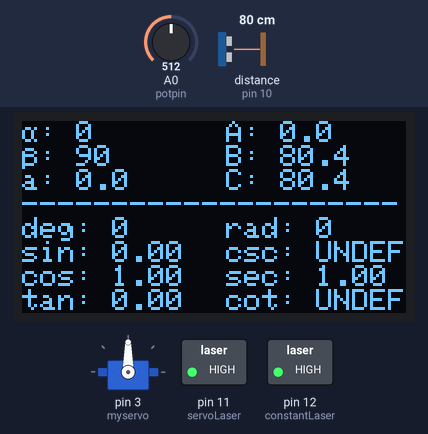
This sketch was run on a simulated Arduino Uno, built with avr-gcc and run on an emulated ATmega328P. Parts: servo, 128×64 one-colour display, switched loads named in the sketch (green lamp = pin HIGH). Wiring (inferred from the names in the program): ultrasonic range finder: trigger pin 9; echo pin 10. The inputs (shaded band) are chosen by the test bench; at power-on: A0 (potpin) = 512, distance to the obstacle (sensor on pin 10) 80 cm. The echo pulse lasts 58.3 µs per cm; pins used as bus, display or sensor lines are not drawn; what the sketch prints to the serial monitor is not drawn.

Above: at 1.6 s.
1.7 s: A0 (potpin) set to 527
At 3.2 s:
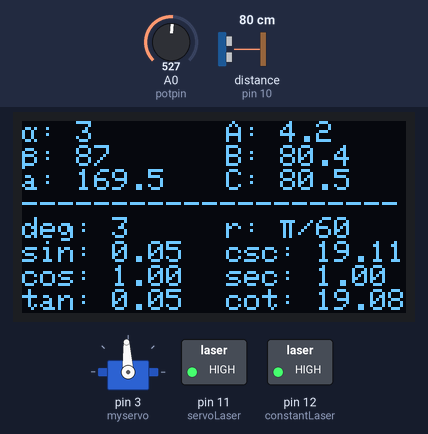
3.5 s: A0 (potpin) set to 306
At 5.0 s:
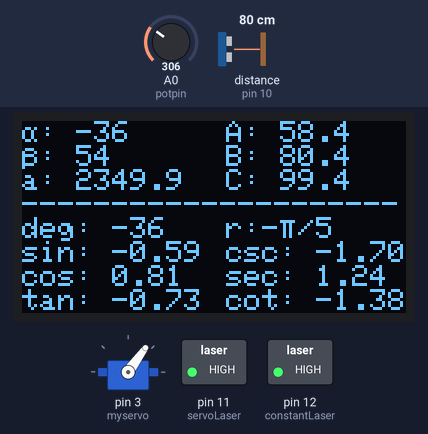
5.5 s: A0 (potpin) set to 166
At 6.8 s:
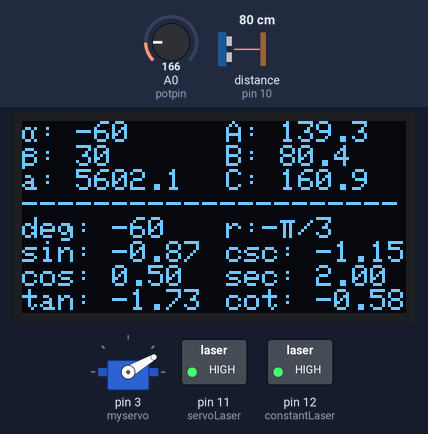
7.5 s: A0 (potpin) set to 147
At 8.6 s:
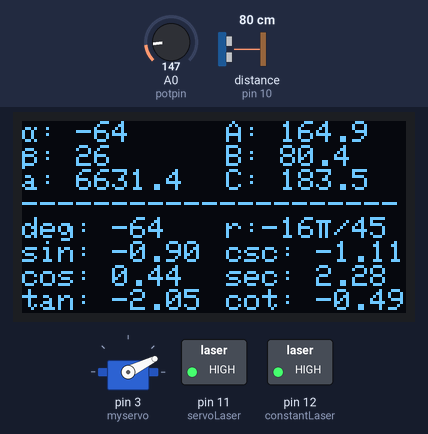
9.6 s: A0 (potpin) set to 290
At 10.5 s:
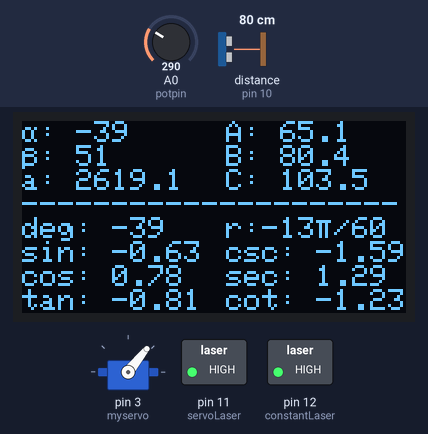
11.6 s: A0 (potpin) set to 303
At 13.5 s:
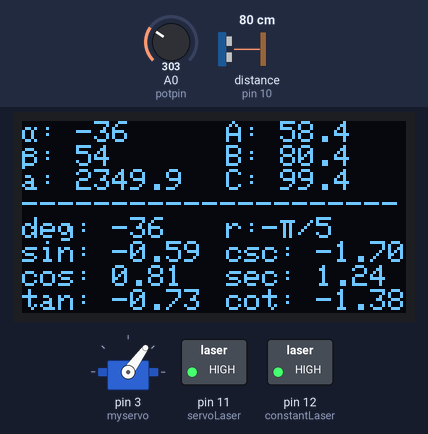
Timing chart, 0 to 14.6 s (numbered marks = the images above; inputs shaded):
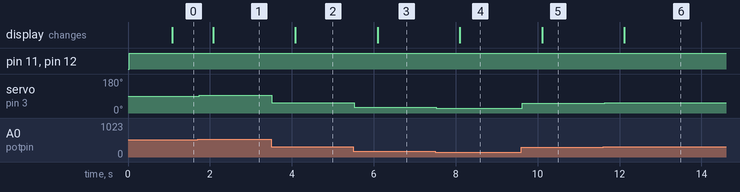

Measured:
- the behaviour switches between 514 and 515 on A0 (potpin) (found by bisection; images 0 and 1)
- the behaviour switches between 166 and 165 on A0 (potpin) (found by bisection; images 3 and 4)
- the behaviour switches between 302 and 303 on A0 (potpin) (found by bisection; images 5 and 6)
- after the input at 1.7 s, servo on pin 3 (myservo): 90° → 93° at once; the display: changes after 0.38 s (image 1)
- after the input at 3.5 s, servo on pin 3 (myservo): 93° → 54° at once; the display: changes after 0.59 s (image 2)
- after the input at 5.5 s, servo on pin 3 (myservo): 54° → 30° at once; the display: changes after 0.60 s (image 3)
- after the input at 7.5 s, servo on pin 3 (myservo): 30° → 26° at once; the display: changes after 0.60 s (image 4)
- after the input at 9.6 s, servo on pin 3 (myservo): 26° → 51° at once; the display: changes after 0.51 s (image 5)
- after the input at 11.6 s, servo on pin 3 (myservo): 51° → 54° at once; the display: changes after 0.52 s (image 6)

The sketch:

_rmf_not_off_testing.ino
```cpp
#include <Servo.h>
#include <Wire.h>
#include <Adafruit_GFX.h>
#include <Adafruit_SH1106.h>
#include <Keypad.h>
#include <EEPROM.h>

int potpin = 0;
int val;
Servo myservo;

const int trigPin = 9;
const int echoPin = 10;

//laser pins
const int servoLaser = 11;
const int constantLaser = 12;

const float rad = 0.01745329252;
unsigned long previousMillis = 0;
const unsigned long interval = 1000;

//oled displays
#define OLED_RESET -1
Adafruit_SH1106 display(OLED_RESET);

#define SCREEN_WIDTH 128
#define SCREEN_HEIGHT 64

//keypad variables
const byte ROWS = 1;
const byte COLS = 3;

char keys[ROWS][COLS] = {
  { '1', '2', '3' }
};

byte rowPins[ROWS] = { 4 };
byte colPins[COLS] = { 5, 6, 7 };

Keypad keypad = Keypad(makeKeymap(keys), rowPins, colPins, ROWS, COLS);

//extra variables
int button = 50;
bool paused = false;


void setup() {
  Serial.begin(9600);

  myservo.attach(3);  // servo to pin 3

  //ultrasonic sensor
  pinMode(trigPin, OUTPUT);
  pinMode(echoPin, INPUT);

  //servo
  pinMode(servoLaser, OUTPUT);
  pinMode(constantLaser, OUTPUT);

  //oled displays
  display.begin(SH1106_SWITCHCAPVCC, 0x3C);
  display.clearDisplay();
}


void loop() {
  unsigned long currentMillis = millis();

  //on the lasers
  digitalWrite(servoLaser, HIGH);
  digitalWrite(constantLaser, HIGH);

  // Read the potentiometer
  val = analogRead(potpin);
  val = map(val, 0, 1023, 1, 180);

  // distance variables
  long duration;
  float distance;

  //measuring distance
  digitalWrite(trigPin, LOW);
  delayMicroseconds(2);
  digitalWrite(trigPin, HIGH);
  delayMicroseconds(10);
  digitalWrite(trigPin, LOW);
  duration = pulseIn(echoPin, HIGH);
  distance = ((duration / 2) / 29.1) + 0.6;  // add 0.6 for the average deviation

  //Negating the Angle
  int ang = 0;
  if (val >= 90 && val < 180) {
    ang = val - 90;
  } else if (val >= 180) {
    ang = 89;
  } else {
    ang = -1 * (90 - val);
  }

  //Height and Hypotenuse Variables
  float height = (distance) * (tan(ang * rad));
  float hypotenuse = sqrt(pow(height, 2) + pow(distance, 2));

  //absolute value the negative height
  if (ang < 0) {
    height = -1 * height;
  }

  char key = keypad.getKey();
  int state = int(key);

  // Print values every one second
  if (currentMillis - previousMillis >= interval) {
    previousMillis = currentMillis;

    //Trigonometric Ratios Formula
    float sinx = sin(ang * rad);
    float cosx = cos(ang * rad);
    float tanx = tan(ang * rad);
    float cscx = 1 / sinx;
    float secx = 1 / cosx;
    float cotx = 1 / tanx;

    //Radians Calculation
    int degrees = abs(ang);
    float radians = degrees * 3.14159 / 180.0;

    // Calculate Fraction Form
    int numerator = round(radians * 180.0 / 3.14159);
    int denominator = 180;

    // Find the greatest common divisor
    int gcd = findGCD(numerator, denominator);

    // Simplify the fraction
    numerator /= gcd;
    denominator /= gcd;

    //area of triangle
    float area = 0.5 * (distance * height);


    //save button
    //saveMeasurements();


    //main function or measuring - button 3
    if (ang == 0) {
      zeroAngle(ang, distance, height, hypotenuse, sinx, cosx, secx, tanx);  //zero angle display
      radianAngle(ang, numerator, denominator);                              //radian conversion

      test(ang, height, distance, hypotenuse);
    }

    else {
      notZeroAngle(ang, area, height, distance, hypotenuse, sinx, cosx, tanx, cscx, secx, cotx);  //notzeroangle display
      radianAngle(ang, numerator, denominator);                                                   //radian conversion

      test(ang, height, distance, hypotenuse);
    }

    //convert function here button 2
    //convertMeasurements();


  }
  myservo.write(val);
  delay(15);  //writing the servo with little delay

  display.display();  //oled refresh
}

// Function to find the greatest common divisor (Euclidean algorithm)
int findGCD(int a, int b) {
  while (b != 0) {
    int temp = b;
    b = a % b;
    a = temp;
  }
  return a;
}
```

button_func.ino
```cpp
void saveMeasurements() {


}

void convertMeasurements(int ang, float distance, float height, float perimeter) {
  float hypotenuse = sqrt(pow(EEPROM.get(2, height), 2) + pow(EEPROM.get(1, distance), 2));
  float area = 0.5 * (EEPROM.get(1, distance) * EEPROM.get(2, height));

  display.clearDisplay();
  display.setTextSize(1);
  display.setTextColor(WHITE);

  display.setCursor(20, 0);
  display.print("DISTANCE");
  display.setCursor(82, 0);
  display.print("HEIGHT");


  display.setCursor(0, 8);
  display.print("====================");
  display.setCursor(0, 16);
  display.print("cm");
  display.setCursor(2, 24);
  display.print("m");
  display.setCursor(0, 32);
  display.print("in");
  display.setCursor(0, 40);
  display.print("ft");
  display.setCursor(2, 48);
  display.print("a");
  display.setCursor(2, 56);
  display.print("p");

  //distance
  display.setCursor(28, 16);
  display.print(String(EEPROM.get(1, distance), 1));
  display.setCursor(28, 24);
  display.print(String(EEPROM.get(1, distance) / 100, 1));
  display.setCursor(28, 32);
  display.print(String(EEPROM.get(1, distance) / 2.54, 1));
  display.setCursor(28, 40);
  display.print(String(EEPROM.get(1, distance) / 30.48, 1));
  display.setCursor(28, 48);
  display.print(String(area / 100, 1));
  display.setCursor(28, 56);
  display.print(String(EEPROM.get(6, perimeter) / 100, 1));


  //height
  display.setCursor(84, 16);
  display.print(String(EEPROM.get(2, height), 1));
  display.setCursor(84, 24);
  display.print(String(EEPROM.get(2, height) / 100, 1));
  display.setCursor(84, 32);
  display.print(String(EEPROM.get(2, height) / 2.54, 1));
  display.setCursor(84, 40);
  display.print(String(EEPROM.get(2, height) / 30.48, 1));

  display.display();
}
```

solve_func.ino
```cpp
//diplay text for angles equivalent to zero
void zeroAngle(int ang, float distance, float height, float hypotenuse, float sinx, float cosx, float secx, float tanx) {
  //initialize lcd
  display.clearDisplay();
  display.setTextSize(1);
  display.setTextColor(WHITE);

  //group 1 display
  display.setCursor(0, 0);
  display.write(223);  //alpha symbol
  display.print(": " + String(ang));
  display.setCursor(0, 8);
  display.write(224);  //beta symbol
  display.print(": " + String(90 - abs(ang)));
  display.setCursor(0, 16);
  display.print("a: 0.0");

  //group 2 display
  display.setCursor(68, 0);
  display.print("A: 0.0");
  display.setCursor(68, 8);
  display.print("B: " + String(distance, 1));
  display.setCursor(68, 16);
  display.println("C: " + String(hypotenuse, 1));

  display.setCursor(0, 24);
  display.print("---------------------");

  //degree display
  display.setCursor(0, 32);
  display.print("deg: " + String(ang));


  //ratios display
  //sines
  display.setCursor(0, 40);
  display.print("sin: " + String(sinx, 2));
  display.setCursor(68, 40);
  display.print("csc: UNDEF");

  //cosines
  display.setCursor(0, 48);
  display.print("cos: " + String(cosx, 2));
  display.setCursor(68, 48);
  display.print("sec: " + String(secx, 2));

  //tans
  display.setCursor(0, 56);
  display.print("tan: " + String(tanx, 2));
  display.setCursor(68, 56);
  display.print("cot: UNDEF");
}

//display text for non zero angles
void notZeroAngle(int ang, float area, float height, float distance, float hypotenuse, float sinx, float cosx, float tanx, float cscx, float secx, float cotx) {
  //initialize lcd
  display.clearDisplay();
  display.setTextSize(1);
  display.setTextColor(WHITE);

  //group 1 display
  display.setCursor(0, 0);
  display.write(223);  //alpha symbol
  display.print(": " + String(ang));
  display.setCursor(0, 8);
  display.write(224);  //beta symbol
  display.print(": " + String(90 - abs(ang)));
  display.setCursor(0, 16);
  display.print("a: " + String(area, 1));

  //group 2 display
  display.setCursor(68, 0);
  display.print("A: " + String(height, 1));
  display.setCursor(68, 8);
  display.print("B: " + String(distance, 1));
  display.setCursor(68, 16);
  display.println("C: " + String(hypotenuse, 1));

  display.setCursor(0, 24);
  display.print("---------------------");

  //degree display
  display.setCursor(0, 32);
  display.print("deg: " + String(ang));

  //ratios display
  //sines
  display.setCursor(0, 40);
  display.print("sin: " + String(sinx, 2));
  display.setCursor(68, 40);
  display.print("csc: " + String(cscx, 2));

  //cosines
  display.setCursor(0, 48);
  display.print("cos: " + String(cosx, 2));
  display.setCursor(68, 48);
  display.print("sec: " + String(secx, 2));

  //tans
  display.setCursor(0, 56);
  display.print("tan: " + String(tanx, 2));
  display.setCursor(68, 56);
  display.print("cot: " + String(cotx, 2));
}

//converting randian angle of measures
void radianAngle(int ang, int numerator, int denominator) {
  //negative angle radian conversion
  if (ang < 0) {
    if (numerator == 1) {
      display.setCursor(68, 32);
      display.print("r:-");
      display.write(226);  //pi symbol
      display.print("/" + String(denominator));
    } else {
      display.setCursor(68, 32);
      display.print("r:-" + String(numerator));
      display.write(226);  //pi symbol
      display.print("/" + String(denominator));
    }
  }
  // radian conversion for 0, 0 means constant
  else if (ang == 0) {
    display.setCursor(68, 32);
    display.print("rad: 0");
  }
  // radian conversion for positive angle
  else {
    if (numerator == 1) {
      display.setCursor(68, 32);
      display.print("r: ");
      display.write(226);  //pi symbol
      display.print("/" + String(denominator));
    } else {
      display.setCursor(68, 32);
      display.print("r: " + String(numerator));
      display.write(226);  //pi symbol
      display.print("/" + String(denominator));
    }
  }
}


//testing func
void test(int ang, float height, float distance, float hypotenuse) {
  Serial.println("Angle: " + String(ang));
  Serial.println("A:" + String(height, 1));
  Serial.println("B:" + String(distance, 1));
  Serial.println("C:" + String(hypotenuse, 1));
  Serial.println("========================\n");
}
```
